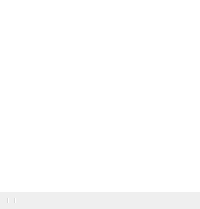
  <widget class="OBSDock" name="sourcesDock">
   <property name="features">
    <set>QDockWidget::DockWidgetClosable|QDockWidget::DockWidgetFloatable|QDockWidget::DockWidgetMovable</set>
   </property>
   <property name="windowTitle">
    <string>Basic.Main.Sources</string>
   </property>
   <attribute name="dockWidgetArea">
    <number>8</number>
   </attribute>
   <widget class="QWidget" name="dockWidgetContents_6">
    <layout class="QVBoxLayout" name="verticalLayout_5">
     <property name="spacing">
      <number>0</number>
     </property>
     <property name="leftMargin">
      <number>0</number>
     </property>
     <property name="topMargin">
      <number>0</number>
     </property>
     <property name="rightMargin">
      <number>0</number>
     </property>
     <property name="bottomMargin">
      <number>0</number>
     </property>
     <item>
      <widget class="QFrame" name="sourcesFrame">
       <layout class="QVBoxLayout" name="verticalLayout_17">
        <property name="spacing">
         <number>0</number>
        </property>
        <property name="leftMargin">
         <number>0</number>
        </property>
        <property name="topMargin">
         <number>0</number>
        </property>
        <property name="rightMargin">
         <number>0</number>
        </property>
        <property name="bottomMargin">
         <number>0</number>
        </property>
        <item>
         <widget class="SourceTree" name="sources">
          <property name="sizePolicy">
           <sizepolicy hsizetype="Preferred" vsizetype="Expanding">
            <horstretch>0</horstretch>
            <verstretch>0</verstretch>
           </sizepolicy>
          </property>
          <property name="contextMenuPolicy">
           <enum>Qt::CustomContextMenu</enum>
          </property>
          <property name="frameShape">
           <enum>QFrame::NoFrame</enum>
          </property>
          <property name="showDropIndicator" stdset="0">
           <bool>true</bool>
          </property>
          <property name="dragEnabled">
           <bool>true</bool>
          </property>
          <property name="dragDropMode">
           <enum>QAbstractItemView::InternalMove</enum>
          </property>
          <property name="defaultDropAction">
           <enum>Qt::TargetMoveAction</enum>
          </property>
          <property name="selectionMode">
           <enum>QAbstractItemView::ExtendedSelection</enum>
          </property>
          <!-- Spacing must be 0 due to QTBUG-106395 -->
          <property name="spacing">
           <number>0</number>
          </property>
          <addaction name="actionRemoveSource"/>
         </widget>
        </item>
        <item>
         <widget class="QToolBar" name="sourcesToolbar">
          <property name="sizePolicy">
           <sizepolicy hsizetype="Preferred" vsizetype="Preferred">
            <horstretch>0</horstretch>
            <verstretch>0</verstretch>
           </sizepolicy>
          </property>
          <property name="iconSize">
           <size>
            <width>16</width>
            <height>16</height>
           </size>
          </property>
          <property name="floatable">
           <bool>false</bool>
          </property>
          <addaction name="actionAddSource"/>
          <addaction name="actionRemoveSource"/>
          <addaction name="separator"/>
          <addaction name="actionSourceProperties"/>
          <addaction name="separator"/>
          <addaction name="actionSourceUp"/>
          <addaction name="actionSourceDown"/>
         </widget>
        </item>
        <item>
         <spacer name="sourcesFixedSizeHSpacer">
          <property name="orientation">
           <enum>Qt::Horizontal</enum>
          </property>
          <property name="sizeType">
           <enum>QSizePolicy::Fixed</enum>
          </property>
          <property name="sizeHint" stdset="0">
           <size>
            <width>150</width>
            <height>0</height>
           </size>
          </property>
         </spacer>
        </item>
       </layout>
      </widget>
     </item>
    </layout>
   </widget>
  </widget>
